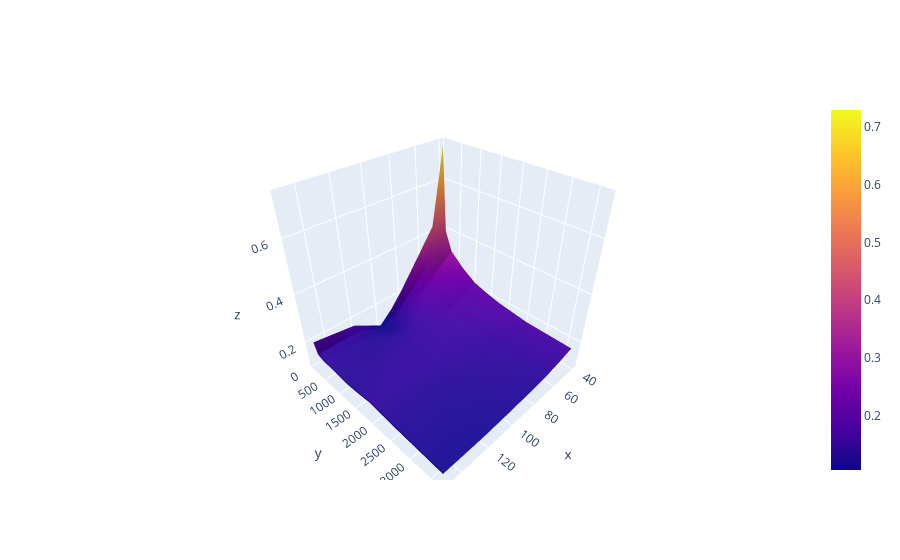

Notebook source saved alongside this figure:
### Code cell
go.Figure(data=[go.Surface(z=vol_local.values, y=vol_local.index, x = vol_local.columns)]).show()
